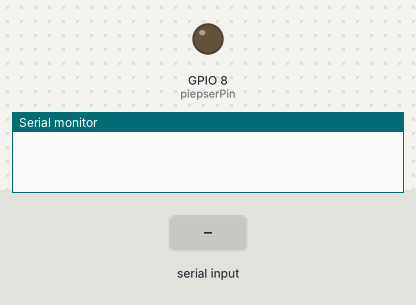
A sketch run on a simulated ESP32-C6. Parts: output pins drawn as LEDs (lit = HIGH), the last lines printed to the serial monitor. The inputs (shaded band) are chosen by the test bench.

Above: at 1.2 s.
1.3 s: "30,150\n" received over Serial
2.8 s: "1\n" received over Serial
At 3.1 s:
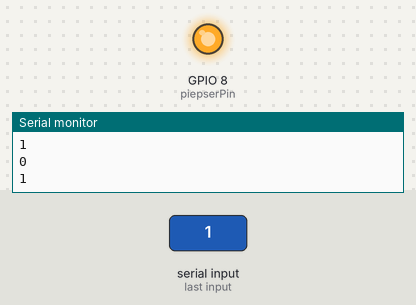
4.3 s: "90,45\n" received over Serial
At 5.5 s:
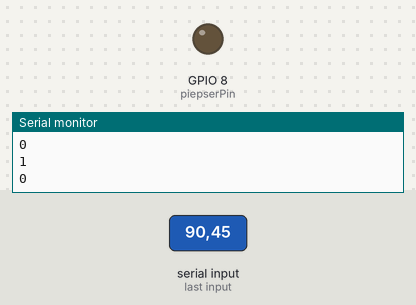
Timing chart, 0 to 7.3 s (numbered marks = the images above; inputs shaded):
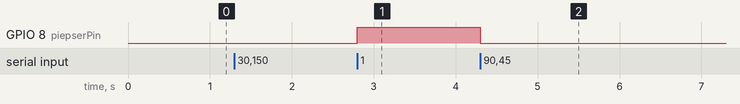

The sketch:

03_Piepser.ino
```cpp
/*******************************************
 * 03_Piepser.ino (Code gleich wie 01_LED.ino)
 * Bauteil: KY-012
 * Empfange entweder eine 1 oder eine 0 am seriellen Port
 * und schalte die LED an GPIO8 entsprechend.
 * Verbinde:
 * Piepser: - (linkes Bein)     <->  ESP32-C6: GND
 * Piepser: + (mittleres Bein)  <->  ESP32-C6: 5V (lauter) oder 3.3V
 * Piepser: S (rechtes Bein)    <->  ESP32-C6: GPIO 8
 * GitHub: https://github.com/Interaktive-Medien/im_physical_computing/blob/main/10_Aktoren_testen/03_Piepser/03_Piepser.ino
 *******************************************/

const int piepserPin = 8;

void setup() {
  pinMode(piepserPin, OUTPUT);
  Serial.begin(115200);
  digitalWrite(piepserPin, 0);
}

void loop() {
  if (Serial.available() > 0) {
    char receivedChar = Serial.read(); // empfangene Zeichen lesen
    /* konvertiere char zu int
    Da Zeichen wie '0' und '1' in ASCII gespeichert sind,
    entspricht '0' dem Wert 48 und '1' dem Wert 49.
    Durch das Subtrahieren von '0' wird der ASCII-Wert
    in den numerischen Wert umgewandelt */
    int receivedInt = receivedChar - '0';
    if (receivedInt == 0 || receivedInt == 1) {
      digitalWrite(piepserPin, receivedInt);  // LED schalten
      Serial.println(receivedInt);
    }
  }
}
```

Measured:
- after the input at 2.8 s, GPIO 8 (piepserPin): LOW → HIGH at once
- after the input at 4.3 s, GPIO 8 (piepserPin): HIGH → LOW at once
